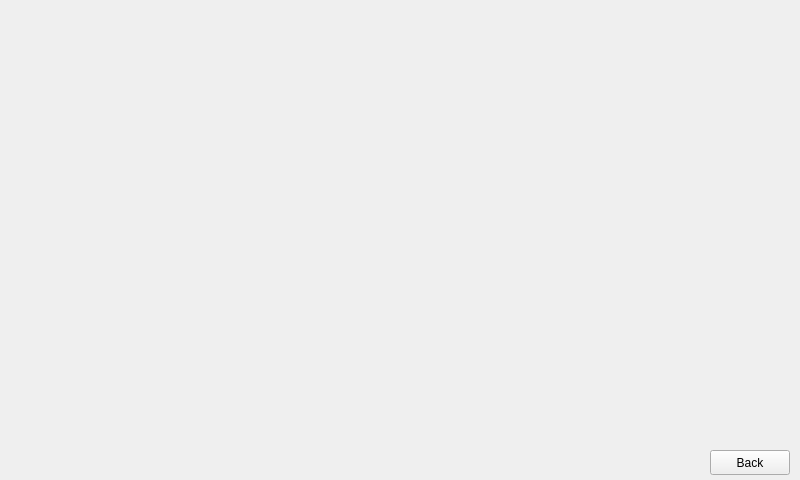
<?xml version="1.0" encoding="UTF-8"?>
<ui version="4.0">
 <class>Page</class>
 <widget class="QWidget" name="Page">
  <property name="geometry">
   <rect>
    <x>0</x>
    <y>0</y>
    <width>800</width>
    <height>480</height>
   </rect>
  </property>
  <property name="windowTitle">
   <string>Form</string>
  </property>
  <widget class="QPushButton" name="button_Back">
   <property name="geometry">
    <rect>
     <x>710</x>
     <y>450</y>
     <width>80</width>
     <height>25</height>
    </rect>
   </property>
   <property name="text">
    <string>Back</string>
   </property>
  </widget>
 </widget>
 <resources/>
 <connections/>
</ui>
